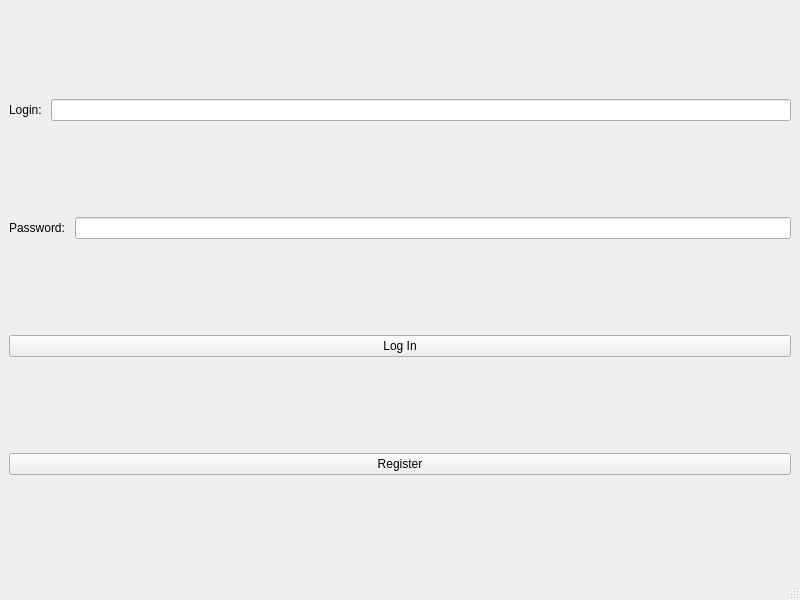
<?xml version="1.0" encoding="UTF-8"?>
<ui version="4.0">
 <class>AuthorizationWindow</class>
 <widget class="QMainWindow" name="AuthorizationWindow">
  <property name="geometry">
   <rect>
    <x>0</x>
    <y>0</y>
    <width>800</width>
    <height>600</height>
   </rect>
  </property>
  <property name="windowTitle">
   <string>MainWindow</string>
  </property>
  <widget class="QWidget" name="centralwidget">
   <layout class="QVBoxLayout" name="verticalLayout">
    <item>
     <layout class="QHBoxLayout" name="horizontalLayout">
      <item>
       <widget class="QLabel" name="label">
        <property name="text">
         <string>Login: </string>
        </property>
       </widget>
      </item>
      <item>
       <widget class="QLineEdit" name="lineEdit_login"/>
      </item>
     </layout>
    </item>
    <item>
     <layout class="QHBoxLayout" name="horizontalLayout_2">
      <item>
       <widget class="QLabel" name="label_2">
        <property name="text">
         <string>Password: </string>
        </property>
       </widget>
      </item>
      <item>
       <widget class="QLineEdit" name="lineEdit_password"/>
      </item>
     </layout>
    </item>
    <item>
     <widget class="QPushButton" name="pushButtonLogIn">
      <property name="text">
       <string>Log In</string>
      </property>
     </widget>
    </item>
    <item>
     <widget class="QPushButton" name="pushButton_register">
      <property name="text">
       <string>Register</string>
      </property>
     </widget>
    </item>
   </layout>
  </widget>
  <widget class="QMenuBar" name="menubar">
   <property name="geometry">
    <rect>
     <x>0</x>
     <y>0</y>
     <width>800</width>
     <height>26</height>
    </rect>
   </property>
  </widget>
  <widget class="QStatusBar" name="statusbar"/>
 </widget>
 <resources/>
 <connections/>
</ui>
